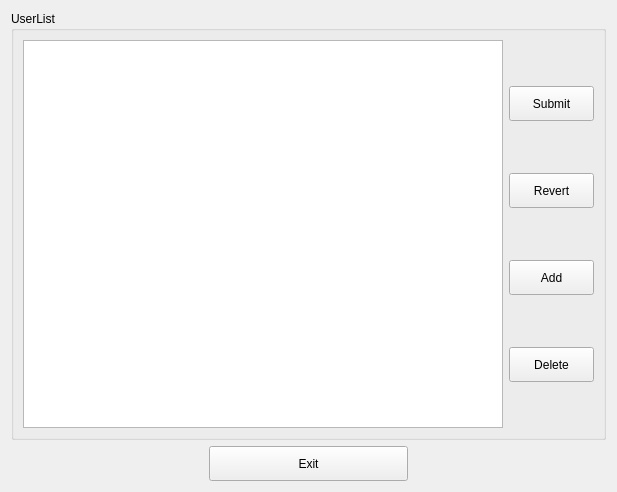
<?xml version="1.0" encoding="UTF-8"?>
<ui version="4.0">
 <class>UserManageDlgClass</class>
 <widget class="QWidget" name="UserManageDlgClass">
  <property name="windowModality">
   <enum>Qt::ApplicationModal</enum>
  </property>
  <property name="geometry">
   <rect>
    <x>0</x>
    <y>0</y>
    <width>617</width>
    <height>492</height>
   </rect>
  </property>
  <property name="windowTitle">
   <string>UserManage</string>
  </property>
  <property name="windowIcon">
   <iconset resource="usermanage.qrc">
    <normaloff>:/usermanage/images/usermanage.png</normaloff>:/usermanage/images/usermanage.png</iconset>
  </property>
  <layout class="QGridLayout" name="gridLayout_3">
   <item row="0" column="0">
    <widget class="QGroupBox" name="groupBox_2">
     <property name="title">
      <string>UserList</string>
     </property>
     <layout class="QGridLayout" name="gridLayout">
      <item row="0" column="0">
       <widget class="QTableView" name="userTableView"/>
      </item>
      <item row="0" column="1">
       <layout class="QGridLayout" name="gridLayout_2">
        <item row="0" column="0">
         <spacer name="verticalSpacer_5">
          <property name="orientation">
           <enum>Qt::Vertical</enum>
          </property>
          <property name="sizeHint" stdset="0">
           <size>
            <width>85</width>
            <height>18</height>
           </size>
          </property>
         </spacer>
        </item>
        <item row="1" column="0">
         <widget class="QPushButton" name="btnSubmit">
          <property name="sizePolicy">
           <sizepolicy hsizetype="Preferred" vsizetype="Preferred">
            <horstretch>0</horstretch>
            <verstretch>0</verstretch>
           </sizepolicy>
          </property>
          <property name="minimumSize">
           <size>
            <width>80</width>
            <height>35</height>
           </size>
          </property>
          <property name="maximumSize">
           <size>
            <width>16777215</width>
            <height>16777215</height>
           </size>
          </property>
          <property name="text">
           <string>Submit</string>
          </property>
         </widget>
        </item>
        <item row="2" column="0">
         <spacer name="verticalSpacer">
          <property name="orientation">
           <enum>Qt::Vertical</enum>
          </property>
          <property name="sizeHint" stdset="0">
           <size>
            <width>85</width>
            <height>17</height>
           </size>
          </property>
         </spacer>
        </item>
        <item row="3" column="0">
         <widget class="QPushButton" name="btnRevert">
          <property name="sizePolicy">
           <sizepolicy hsizetype="Preferred" vsizetype="Preferred">
            <horstretch>0</horstretch>
            <verstretch>0</verstretch>
           </sizepolicy>
          </property>
          <property name="minimumSize">
           <size>
            <width>80</width>
            <height>35</height>
           </size>
          </property>
          <property name="maximumSize">
           <size>
            <width>16777215</width>
            <height>16777215</height>
           </size>
          </property>
          <property name="text">
           <string>Revert</string>
          </property>
         </widget>
        </item>
        <item row="4" column="0">
         <spacer name="verticalSpacer_2">
          <property name="orientation">
           <enum>Qt::Vertical</enum>
          </property>
          <property name="sizeHint" stdset="0">
           <size>
            <width>85</width>
            <height>17</height>
           </size>
          </property>
         </spacer>
        </item>
        <item row="5" column="0">
         <widget class="QPushButton" name="btnAdd">
          <property name="sizePolicy">
           <sizepolicy hsizetype="Preferred" vsizetype="Preferred">
            <horstretch>0</horstretch>
            <verstretch>0</verstretch>
           </sizepolicy>
          </property>
          <property name="minimumSize">
           <size>
            <width>80</width>
            <height>35</height>
           </size>
          </property>
          <property name="maximumSize">
           <size>
            <width>16777215</width>
            <height>16777215</height>
           </size>
          </property>
          <property name="text">
           <string>Add</string>
          </property>
         </widget>
        </item>
        <item row="6" column="0">
         <spacer name="verticalSpacer_3">
          <property name="orientation">
           <enum>Qt::Vertical</enum>
          </property>
          <property name="sizeHint" stdset="0">
           <size>
            <width>85</width>
            <height>18</height>
           </size>
          </property>
         </spacer>
        </item>
        <item row="7" column="0">
         <widget class="QPushButton" name="btnDelete">
          <property name="sizePolicy">
           <sizepolicy hsizetype="Preferred" vsizetype="Preferred">
            <horstretch>0</horstretch>
            <verstretch>0</verstretch>
           </sizepolicy>
          </property>
          <property name="minimumSize">
           <size>
            <width>80</width>
            <height>35</height>
           </size>
          </property>
          <property name="maximumSize">
           <size>
            <width>16777215</width>
            <height>16777215</height>
           </size>
          </property>
          <property name="text">
           <string>Delete</string>
          </property>
         </widget>
        </item>
        <item row="8" column="0">
         <spacer name="verticalSpacer_4">
          <property name="orientation">
           <enum>Qt::Vertical</enum>
          </property>
          <property name="sizeHint" stdset="0">
           <size>
            <width>85</width>
            <height>18</height>
           </size>
          </property>
         </spacer>
        </item>
       </layout>
      </item>
     </layout>
    </widget>
   </item>
   <item row="1" column="0">
    <layout class="QGridLayout" name="gridLayout_5">
     <item row="0" column="0">
      <spacer name="horizontalSpacer">
       <property name="orientation">
        <enum>Qt::Horizontal</enum>
       </property>
       <property name="sizeHint" stdset="0">
        <size>
         <width>40</width>
         <height>20</height>
        </size>
       </property>
      </spacer>
     </item>
     <item row="0" column="1">
      <widget class="QPushButton" name="btnExit">
       <property name="sizePolicy">
        <sizepolicy hsizetype="Expanding" vsizetype="Preferred">
         <horstretch>0</horstretch>
         <verstretch>0</verstretch>
        </sizepolicy>
       </property>
       <property name="minimumSize">
        <size>
         <width>80</width>
         <height>35</height>
        </size>
       </property>
       <property name="maximumSize">
        <size>
         <width>16777215</width>
         <height>16777215</height>
        </size>
       </property>
       <property name="text">
        <string>Exit</string>
       </property>
      </widget>
     </item>
     <item row="0" column="2">
      <spacer name="horizontalSpacer_2">
       <property name="orientation">
        <enum>Qt::Horizontal</enum>
       </property>
       <property name="sizeHint" stdset="0">
        <size>
         <width>40</width>
         <height>20</height>
        </size>
       </property>
      </spacer>
     </item>
    </layout>
   </item>
  </layout>
 </widget>
 <resources>
  <include location="usermanage.qrc"/>
 </resources>
 <connections/>
</ui>
